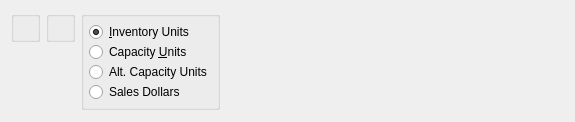
<?xml version="1.0" encoding="UTF-8"?>
<ui version="4.0">
 <comment>This file is part of the xTuple ERP: PostBooks Edition, a free and
open source Enterprise Resource Planning software suite,
Copyright (c) 1999-2010 by OpenMFG LLC, d/b/a xTuple.
It is licensed to you under the Common Public Attribution License
version 1.0, the full text of which (including xTuple-specific Exhibits)
is available at www.xtuple.com/CPAL.  By using this software, you agree
to be bound by its terms.</comment>
 <class>dspTimePhasedSalesByProductCategory</class>
 <widget class="QWidget" name="dspTimePhasedSalesByProductCategory">
  <property name="geometry">
   <rect>
    <x>0</x>
    <y>0</y>
    <width>575</width>
    <height>122</height>
   </rect>
  </property>
  <property name="windowTitle">
   <string>Time-Phased Sales History by Product Category</string>
  </property>
  <layout class="QHBoxLayout" name="horizontalLayout">
   <item>
    <layout class="QVBoxLayout" name="verticalLayout_3">
     <property name="spacing">
      <number>0</number>
     </property>
     <item>
      <widget class="WarehouseGroup" name="_warehouse">
       <property name="title">
        <string/>
       </property>
       <property name="fixedSize">
        <bool>false</bool>
       </property>
      </widget>
     </item>
     <item>
      <spacer name="verticalSpacer">
       <property name="orientation">
        <enum>Qt::Vertical</enum>
       </property>
       <property name="sizeHint" stdset="0">
        <size>
         <width>20</width>
         <height>0</height>
        </size>
       </property>
      </spacer>
     </item>
    </layout>
   </item>
   <item>
    <layout class="QVBoxLayout" name="verticalLayout_2">
     <property name="spacing">
      <number>0</number>
     </property>
     <item>
      <widget class="ParameterGroup" name="_productCategory">
       <property name="title">
        <string/>
       </property>
       <property name="fixedSize">
        <bool>false</bool>
       </property>
      </widget>
     </item>
     <item>
      <spacer name="verticalSpacer_2">
       <property name="orientation">
        <enum>Qt::Vertical</enum>
       </property>
       <property name="sizeHint" stdset="0">
        <size>
         <width>20</width>
         <height>0</height>
        </size>
       </property>
      </spacer>
     </item>
    </layout>
   </item>
   <item>
    <layout class="QVBoxLayout" name="verticalLayout">
     <property name="spacing">
      <number>0</number>
     </property>
     <item>
      <widget class="QGroupBox" name="_displayUnitsGroup">
       <property name="title">
        <string/>
       </property>
       <layout class="QVBoxLayout">
        <property name="spacing">
         <number>0</number>
        </property>
        <property name="margin">
         <number>5</number>
        </property>
        <item>
         <widget class="QRadioButton" name="_inventoryUnits">
          <property name="text">
           <string>&amp;Inventory Units</string>
          </property>
          <property name="checked">
           <bool>true</bool>
          </property>
         </widget>
        </item>
        <item>
         <widget class="QRadioButton" name="_capacityUnits">
          <property name="text">
           <string>Capacity &amp;Units</string>
          </property>
         </widget>
        </item>
        <item>
         <widget class="QRadioButton" name="_altCapacityUnits">
          <property name="text">
           <string>Alt. Capacity Units</string>
          </property>
         </widget>
        </item>
        <item>
         <widget class="QRadioButton" name="_salesDollars">
          <property name="text">
           <string>Sales Dollars</string>
          </property>
         </widget>
        </item>
       </layout>
      </widget>
     </item>
     <item>
      <spacer name="verticalSpacer_3">
       <property name="orientation">
        <enum>Qt::Vertical</enum>
       </property>
       <property name="sizeHint" stdset="0">
        <size>
         <width>20</width>
         <height>0</height>
        </size>
       </property>
      </spacer>
     </item>
    </layout>
   </item>
   <item>
    <spacer name="horizontalSpacer">
     <property name="orientation">
      <enum>Qt::Horizontal</enum>
     </property>
     <property name="sizeHint" stdset="0">
      <size>
       <width>0</width>
       <height>20</height>
      </size>
     </property>
    </spacer>
   </item>
  </layout>
 </widget>
 <layoutdefault spacing="6" margin="11"/>
 <pixmapfunction>qPixmapFromMimeSource</pixmapfunction>
 <customwidgets>
  <customwidget>
   <class>ParameterGroup</class>
   <extends>QGroupBox</extends>
   <header>parametergroup.h</header>
  </customwidget>
  <customwidget>
   <class>WarehouseGroup</class>
   <extends>QGroupBox</extends>
   <header>warehousegroup.h</header>
  </customwidget>
 </customwidgets>
 <tabstops>
  <tabstop>_warehouse</tabstop>
  <tabstop>_productCategory</tabstop>
  <tabstop>_inventoryUnits</tabstop>
 </tabstops>
 <resources/>
 <connections/>
</ui>
